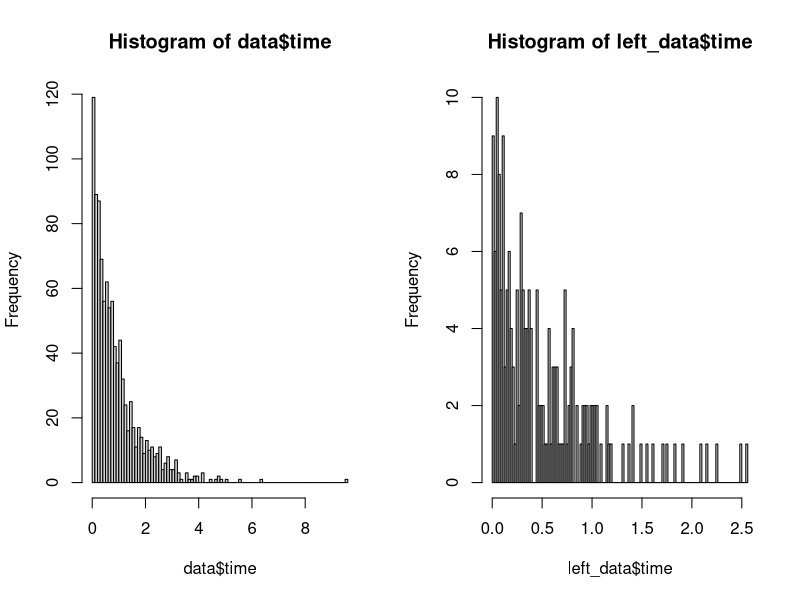

This chart was generated by the following R code:
# EM algorithm

library(ggplot2)


# Question 1(DONE)

# Load data
data <- read.csv("./Homework/Lab/Lab6/censoredproc.csv", 
                sep = ";", header = TRUE)



# Since we don't use the failure row, so all the rows with cens = 1 are filtered
left_data <- data[data$cens == 2,]

layout(matrix(c(1:2), 1, 2))

# plot the data
hist(data$time, breaks = 100)

# plot the left data
hist(left_data$time, breaks = 100)

# comment:
# Accoridng to the plots , we can see that the left_data get sparser and not
# converge to 0,  as what we saw at the plot 1.

# Question 2 & 3

# Since the first one is come from an exponential distribution, and second plot 
# from a truncated exponential distribution. 

# according to the page:
# https://www.statlect.com/fundamentals-of-statistics/exponential-distribution-maximum-likelihood

# we should know the formula 


# question 4 
# and according to the code that provided by the teacher, we can copy it and then
# modify it to fit our data.

# Question 5
# Plot the density curve of the exp(ˆλ)  over plot 1

# question 6
# use se a parametric bootstrap to implement a function and then compare it with
# the data we generated, and then write some comment.
